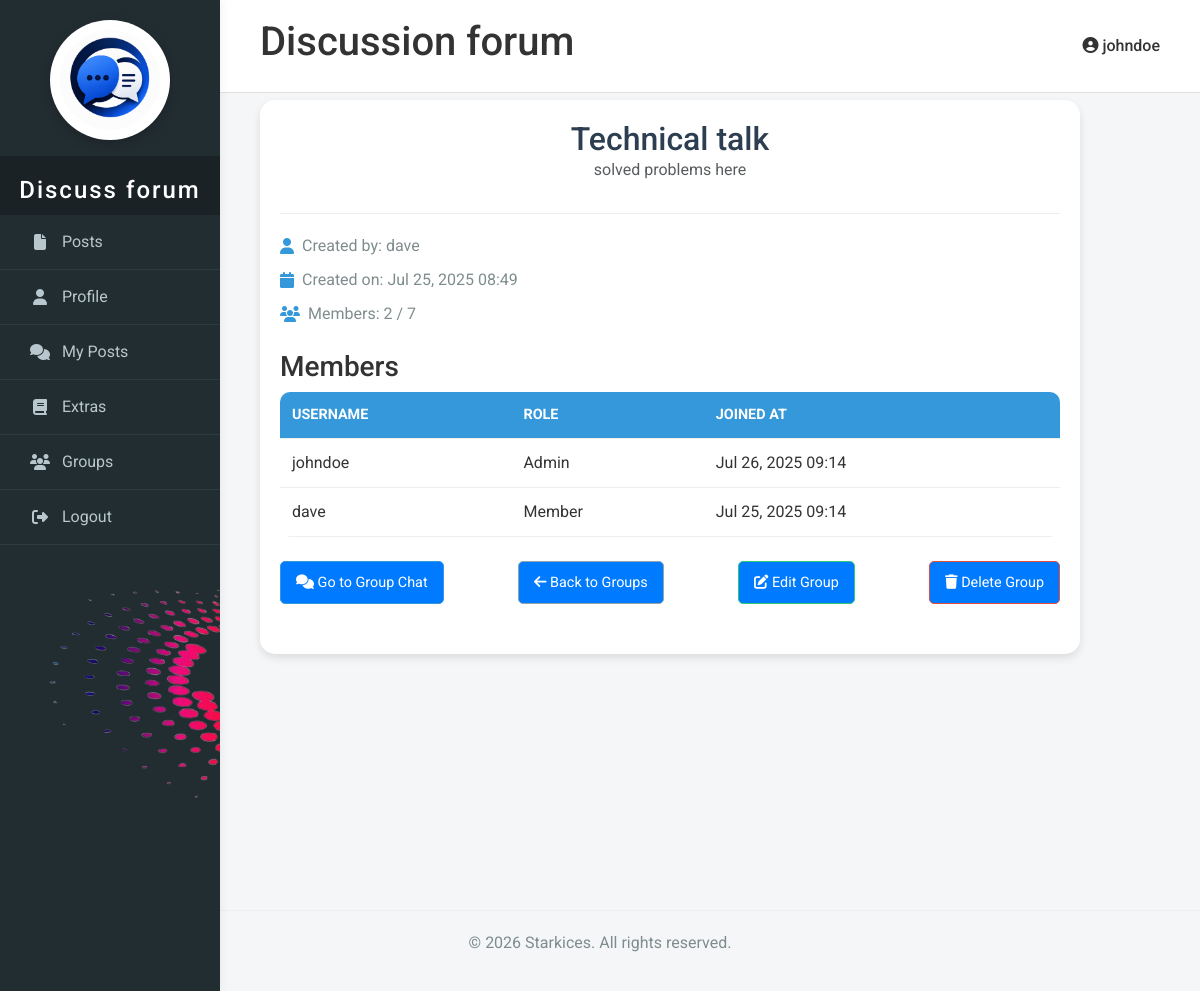
Screenshot of /admin/view_group-profile.php?group_id=2 (signed in) with the database file from the repository.
### tables this page shows
CREATE TABLE `groups` (
  `id` int(11) NOT NULL,
  `group_name` varchar(100) NOT NULL,
  `group_description` varchar(255) DEFAULT NULL,
  `created_by` int(11) NOT NULL,
  `created_at` datetime DEFAULT current_timestamp(),
  `password` varchar(255) DEFAULT NULL,
  `max_members` int(11) DEFAULT NULL
);

CREATE TABLE `users` (
  `id` int(11) NOT NULL,
  `username` varchar(50) NOT NULL,
  `password` varchar(255) NOT NULL,
  `created_at` timestamp NOT NULL DEFAULT current_timestamp(),
  `status` varchar(15) DEFAULT NULL,
  `profile_pic` varchar(255) DEFAULT NULL,
  `cover_photo` varchar(255) DEFAULT NULL,
  `email` varchar(50) DEFAULT NULL,
  `fullname` varchar(255) NOT NULL
);

CREATE TABLE `group_members` (
  `id` int(11) NOT NULL,
  `group_id` int(11) NOT NULL,
  `user_id` int(11) NOT NULL,
  `joined_at` datetime DEFAULT current_timestamp(),
  `role` enum('member','admin') DEFAULT 'member'
);

### admin/view_group-profile.php (the view, shortened to what this page needs)
<?php
require 'db_connect.php';
$username = $_SESSION['username'] ?? $_SESSION['admin_name'] ?? '';
$stmt = $conn->prepare("SELECT id FROM users WHERE username = ?");
$stmt->bind_param("s", $username);
$stmt->execute();
$stmt->bind_result($user_id);
$group_id = isset($_GET['group_id']) ? (int)$_GET['group_id'] : 0;
$stmt = $conn->prepare("SELECT g.group_name, g.group_description, g.created_at, g.max_members, u.username AS created_by
                        FROM groups g
                        JOIN users u ON g.created_by = u.id
                        WHERE g.id = ?");
$stmt->bind_param("i", $group_id);
$stmt->execute();
$result = $stmt->get_result();
$group = $result->fetch_assoc();
$stmt = $conn->prepare("SELECT COUNT(*) FROM group_members WHERE group_id = ?");
$stmt->bind_param("i", $group_id);
$stmt->execute();
$stmt->bind_result($member_count);
$stmt = $conn->prepare("SELECT u.username, gm.role, gm.joined_at
                        FROM group_members gm
                        JOIN users u ON gm.user_id = u.id
                        WHERE gm.group_id = ?
                        ORDER BY gm.role DESC, gm.joined_at ASC");
$stmt->bind_param("i", $group_id);
$stmt->execute();
$members_result = $stmt->get_result();
$is_group_admin = false;
$is_system_admin = isset($_SESSION['admin_logged_in']) && $_SESSION['admin_logged_in'] === true;
$stmt = $conn->prepare("SELECT role FROM group_members WHERE group_id = ? AND user_id = ?");
$stmt->bind_param("ii", $group_id, $user_id);
$stmt->execute();
$stmt->bind_result($role);
if ($stmt->fetch() && $role === 'admin') {
    $is_group_admin = true;
}
?>
<!DOCTYPE html>
<html lang="en">
<head>
    <link rel="stylesheet" href="profile.css">
    <link rel="stylesheet" href="adminacc.css">
    <link rel="stylesheet" href="https://cdnjs.cloudflare.com/ajax/libs/font-awesome/6.4.2/css/all.min.css">
    <link href="https://cdn.jsdelivr.net/npm/bootstrap@5.3.2/dist/css/bootstrap.min.css" rel="stylesheet">
</head>
<body>
    <?php
    if (isset($_SESSION['admin_logged_in']) && $_SESSION['admin_logged_in'] === true) {
        include 'admininterface.php';
    } else {
        include 'interface.php';
    }
    ?>
    <div class="main-content">
        <div class="group-card">
            <div class="group-header">
                <h2><?php echo htmlspecialchars($group['group_name']); ?></h2>
                <p class="text-muted"><?php echo htmlspecialchars($group['group_description'] ?? 'No description available.'); ?></p>
            </div>
            <div class="group-info">
                <p><i class="fas fa-user"></i> Created by: <?php echo htmlspecialchars($group['created_by']); ?></p>
                <p><i class="fas fa-calendar"></i> Created on: <?php echo date('M d, Y H:i', strtotime($group['created_at'])); ?></p>
                <p><i class="fas fa-users"></i> Members: <?php echo $member_count; ?> / <?php echo ($group['max_members'] > 0) ? $group['max_members'] : 'Unlimited'; ?></p>
            </div>
            <h3 class="mt-4">Members</h3>
            <div class="table-responsive">
                <table class="members-table">
                    <thead>
                        <tr>
                            <th>Username</th>
                            <th>Role</th>
                            <th>Joined At</th>
                        </tr>
                    </thead>
                    <tbody>
                        <?php if ($members_result->num_rows > 0): ?>
                            <?php while ($member = $members_result->fetch_assoc()): ?>
                                <tr>
                                    <td><?php echo htmlspecialchars($member['username']); ?></td>
                                    <td><?php echo htmlspecialchars(ucfirst($member['role'])); ?></td>
                                    <td><?php echo date('M d, Y H:i', strtotime($member['joined_at'])); ?></td>
                                </tr>
                            <?php endwhile; ?>
                        <?php else: ?>
                            <tr><td colspan="<?php echo ($is_group_admin || $is_system_admin) ? 4 : 3; ?>">No members yet.</td></tr>
                        <?php endif; ?>
                    </tbody>
                </table>
            </div>
            <div class="actions mt-4">
                <a href="group.php?group_id=<?php echo $group_id; ?>" class="btn btn-primary"><i class="fas fa-comments"></i> Go to Group Chat</a>
                <a href="groups.php" class="btn btn-secondary"><i class="fas fa-arrow-left"></i> Back to Groups</a>
                <?php if ($is_group_admin || $is_system_admin): ?>
                    <a href="edit_group.php?group_id=<?php echo $group_id; ?>" class="btn btn-info"><i class="fas fa-edit"></i> Edit Group</a>
                    <a href="?action=delete&group_id=<?php echo $group_id; ?>" class="btn btn-danger" onclick="return confirm('Are you sure?')"><i class="fas fa-trash"></i> Delete Group</a>
                <?php endif; ?>
            </div>
        </div>
    </div>
    <p class="footer">&copy; <?php echo date('Y'); ?> Starkices. All rights reserved.</p>
</body>
</html>

### admin/adminacc.css (style rules this page uses)
body { margin: 0; font-family: 'Roboto', Arial, sans-serif; background: #f4f6f8; color: #333; }
.main-content { margin-left: 220px; padding: 30px 40px; min-height: 100vh; }
.actions { justify-content: space-between; margin: 20px 0; display: flex; flex-wrap: wrap; }
.actions a { text-decoration: none; color: #fff; background-color: #007bff; padding: 10px 15px; border-radius: 5px; transition: background-color 0.3s ease; margin-bottom: 10px; }

### admin/view_group-profile.php (style rules this page uses)
body { background-color: #f8f9fa; font-family: 'Roboto', sans-serif; }
.main-content { margin-top: 70px; padding: 20px; max-width: 900px; margin-left: auto; margin-right: auto; }
.group-card { background-color: #ffffff; border-radius: 15px; box-shadow: 0 4px 8px rgba(0, 0, 0, 0.1); padding: 20px; margin-bottom: 20px; }
.group-header { text-align: center; margin-bottom: 20px; border-bottom: 1px solid #eee; padding-bottom: 15px; }
.group-header h2 { color: #2c3e50; margin: 0; font-size: 2rem; }
.group-info p { margin: 10px 0; color: #7f8c8d; display: flex; align-items: center; gap: 8px; }
.group-info i { color: #3498db; }
.members-table { width: 100%; border-collapse: separate; border-spacing: 0; background-color: #fff; border-radius: 10px; overflow: hidden; }
.members-table th, .members-table td { padding: 12px; text-align: left; border-bottom: 1px solid #eee; }
.members-table th { background-color: #3498db; color: #fff; text-transform: uppercase; font-size: 0.9rem; }
.actions { margin-top: 20px; display: flex; gap: 10px; flex-wrap: wrap; }
.btn { padding: 8px 15px; font-size: 0.9rem; border-radius: 5px; }
.btn-primary { background-color: #3498db; border-color: #3498db; }
.btn-secondary { background-color: #95a5a6; border-color: #95a5a6; }
.btn-info { background-color: #2ecc71; border-color: #2ecc71; }
.btn-danger { background-color: #e74c3c; border-color: #e74c3c; }
.footer { text-align: center; color: #7f8c8d; padding: 20px 0; margin-top: 40px; border-top: 1px solid #eee; }

### rows the page displays
groups: group_name "Technical talk", group_description "solved problems here", created_by.username "dave", created_at "Jul 25, 2025 08:49", max_members "7"
group_members: user.username "johndoe", role "Admin", joined_at "Jul 26, 2025 09:14"
group_members: user.username "dave", role "Member", joined_at "Jul 25, 2025 09:14"

### other values shown
$username "johndoe"
$member_count "2"
